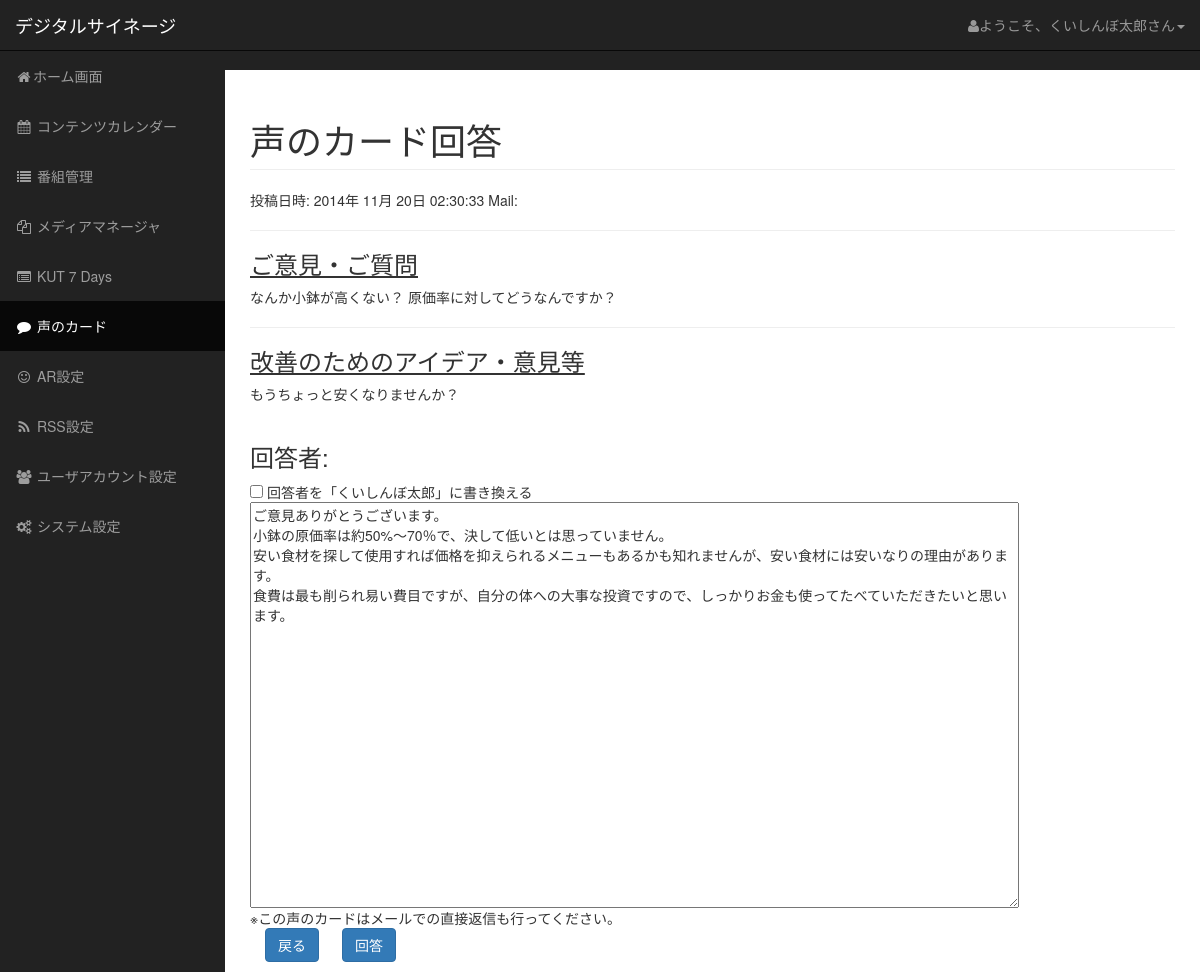
The page /kuishinbo/admin/koe_reply.php (signed in) on the database its author committed.
### tables this page shows
CREATE TABLE IF NOT EXISTS `koe` (
`koe_id` int(10) unsigned NOT NULL,
  `admin_user_id` int(10) unsigned NOT NULL,
  `author` varchar(255) NOT NULL,
  `send_to` varchar(255) NOT NULL,
  `affiliation` varchar(255) NOT NULL,
  `create_time` datetime NOT NULL,
  `mail` varchar(255) DEFAULT NULL,
  `opinion` text NOT NULL,
  `proposal` text NOT NULL,
  `answer` text,
  `state` int(10) unsigned NOT NULL,
  `posted_time` datetime DEFAULT NULL,
  `note` varchar(255) DEFAULT NULL
);

### kuishinbo/connect.php (called while the page is built, shortened)
<?php
	function h($str) {
		return htmlspecialchars($str,ENT_QUOTES,'UTF-8');
	}
?>

### kuishinbo/admin/koe_reply.php (the view, shortened to what this page needs)
<?php
require('login_check.php');
$query = "SELECT * FROM koe ";
$SQL_option = "";
$KOE_ID = empty($_GET["koe_id"])? 0:$_GET["koe_id"];
$query .= $SQL_option;
if (!$result = $mysqli->query($query)) echo 'Error:' . $mysqli->error;
if (!$row = $result->fetch_assoc()) echo 'Error:' . $mysqli->error;
$date = new DateTime($row['create_time']);
$SQL_USER = sprintf("SELECT koe.koe_id AS koe_id, admin_user.name AS name, admin_user.affiliation
   	FROM koe LEFT JOIN admin_user ON koe.admin_user_id = admin_user.admin_user_id
	WHERE koe_id = %s", $KOE_ID);
if (!$result = $mysqli->query($SQL_USER)) echo 'Error:' . $mysqli->error;
if (!$row_user =  $result->fetch_assoc()) echo 'Error:' . $mysqli->error;
		?>
<html lang="en">
<head>
    <link href="../bootstrap/css/bootstrap.min.css" rel="stylesheet">
    <link href="../bootstrap/css/sb-admin.css" rel="stylesheet">
    <link href="../bootstrap/font-awesome-4.1.0/css/font-awesome.min.css" rel="stylesheet" type="text/css">
    <link rel="stylesheet" href="../css/message.css" type="text/css" />
	</head>
	<body>
	<div id="wrapper">
		<nav class="navbar navbar-inverse navbar-fixed-top" role="navigation">
	            <div class="navbar-header">
	                <a class="navbar-brand" href="../index.php">デジタルサイネージ</a>
	            </div>
	            <ul class="nav navbar-right top-nav">
	                <li class="dropdown">
	                    <a aria-expanded="false" href="#" class="dropdown-toggle" data-toggle="dropdown">
	                    <i class="fa fa-user"></i>ようこそ、<?php echo h($_SESSION["NAME"]); ?>さん<b class="caret"></b></a>
	                </li>
	            </ul>
	            <div class="collapse navbar-collapse navbar-ex1-collapse">
	                <ul class="nav navbar-nav side-nav">
	                    <li>
	                        <a href="index.php"><i class="fa fa-fw fa-home"></i>ホーム画面</a>
	                    </li>
	                    <li>
	                        <a href="content.php"><i class="fa fa-fw fa-calendar"></i> コンテンツカレンダー</a>
	                    </li>
	                    <li>
	                        <a href="program.php"><i class="fa fa-fw fa-list"></i> 番組管理</a>
	                    </li>
	                    <li>
	                        <a href="media.php"><i class="fa fa-fw fa-files-o"></i> メディアマネージャ</a>
	                    </li>
	                    <li>
	                        <a href="kut7days.php"><i class="fa fa-fw fa-list-alt"></i> KUT 7 Days</a>
	                    </li>
	                    <li class="active">
	                        <a href="koe.php"><i class="fa fa-fw fa-comment"></i> 声のカード</a>
	                    </li>
	                    <li>
	                        <a href="ar.php"><i class="fa fa-fw fa-smile-o"></i> AR設定</a>
	                    </li>
	                    <li>
	                        <a href="rss.php"><i class="fa fa-fw fa-rss"></i> RSS設定</a>
	                    </li>
	                    <li>
	                        <a href="user.php"><i class="fa fa-fw fa-users"></i> ユーザアカウント設定</a>
	                    </li>
	                    <li>
                      		<a href="system.php"><i class="fa fa-fw fa-cogs"></i> システム設定</a>
                  		</li>
	                </ul>
	            </div>
	        </nav>
        <div id="page-wrapper">
            <div class="container-fluid">
                <div class="row">
                    <div class="col-lg-12">
                        <h1 class="page-header">声のカード回答</h1>
                    </div>
                </div>
<FIELDSET>
<span id="left">
	投稿日時:
	<?php echo ($date->format('Y')); ?>年
	<?php echo ($date->format('m')); ?>月
	<?php echo ($date->format('d')); ?>日
	<?php echo ($date->format('H:i:s')); ?>
</span>
<span id="right">Mail: <?php echo h($row['mail']); ?></span>
<br>
<HR>
<u><h3>ご意見・ご質問</h3></u>
<?php echo h($row['opinion']); ?>
<br>
<HR>
<u><h3>改善のためのアイデア・意見等</h3></u>
<?php echo h($row['proposal']); ?>
</FIELDSET>
<br>
<h3>回答者: <?php echo h($row_user['affiliation']) . '　' . h($row_user['name']); ?></h3>
<FORM id="ReplyForm" name="ReplyForm" method="POST">
<input type="checkbox" name="chk" value="1">
回答者を「<?php echo h($_SESSION["NAME"]); ?>」に書き換える
<br>
<TEXTAREA cols="100" rows="20" name="ANSWERTEXT">
<?php
	echo h($row['answer']);
?>
</TEXTAREA>
<br>
※この声のカードはメールでの直接返信も行ってください。
<br>
  	<div class="col-md-1">
       		 <button class="btn btn-primary" type="button" name="back" value="" onclick="location.href='./koe.php'">戻る</button>
        </div>
  		<div class="col-md-1">
       		 <button class="btn btn-primary" type="submit" name="answer" value="">回答</button>
        </div>
        </div>
    </div>
</body></html>

### rows shown on the page
koe: create_time "2014", create_time "11", create_time "20", create_time "02:30:33", opinion "なんか小鉢が高くない？ 原価率に対してどうなんですか？", proposal "もうちょっと安くなりませんか？", ANSWERTEXT "ご意見ありがとうございます。 小鉢の原価率は約50%〜70％で、決して低いとは思っていません。 安い食材を探して使用すれば価格を抑えられるメニューもあるかも知れませんが、安い食材には安いなりの理由があります。 食費は最も削られ易い費目ですが、自分の体への大事な投資ですので、しっかりお金も使ってたべていただきたいと思います。"

### other values the page prints
$_SESSION["NAME"] "くいしんぼ太郎"
